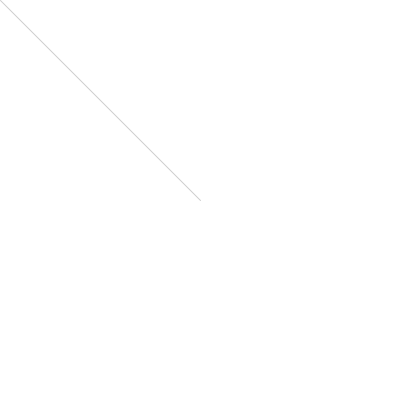
Frame 1 (no input)
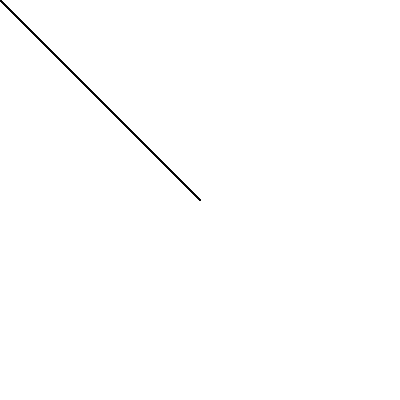
Frame 60 (the mouse pressed at the canvas centre just before this capture)
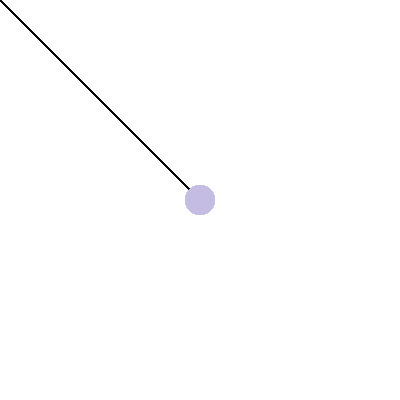
Frame 120 (the mouse held since frame 60 and released just before this capture)

The Processing sketch that drew these frames (run headless with seeded random() and noise(); from frame 60 on, the mouse is pressed at the canvas centre):

// Processing sketch: processing_159398
// ── processing_159398.pde

void setup() {  //setup function called initially, only once
  size(400, 400);
  background(255);  //set background white
  colorMode(HSB);   //set colors to Hue, Saturation, Brightness mode
}

void draw() {  //draw function loops 

  noStroke();
  fill(random(255),100,255,50);
  
  if(mousePressed == true) { //add some interaction
    ellipse(mouseX, mouseY, 30, 30);
  }
  else {
  stroke(0,50);
    line(200,200,mouseX,mouseY);
;
  }
}
